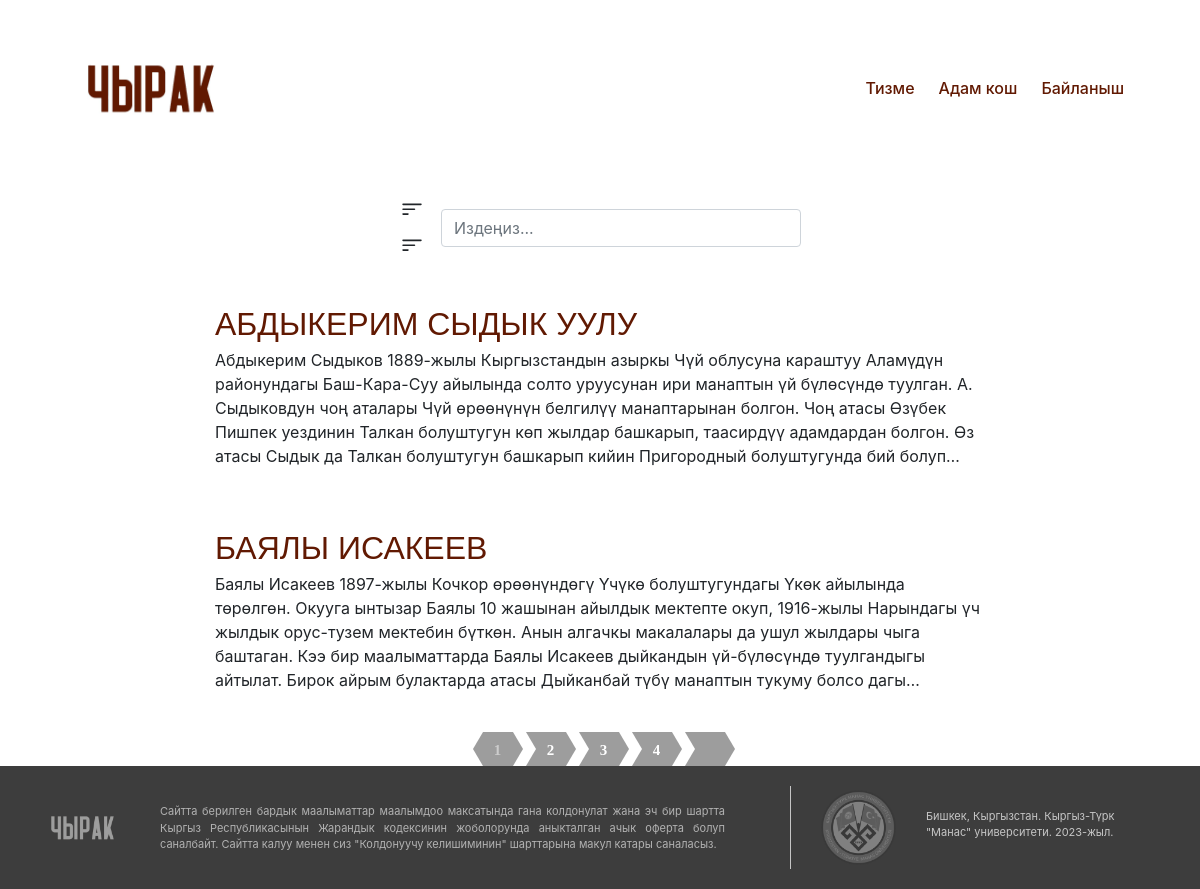
Before: /person/ with the older database file.
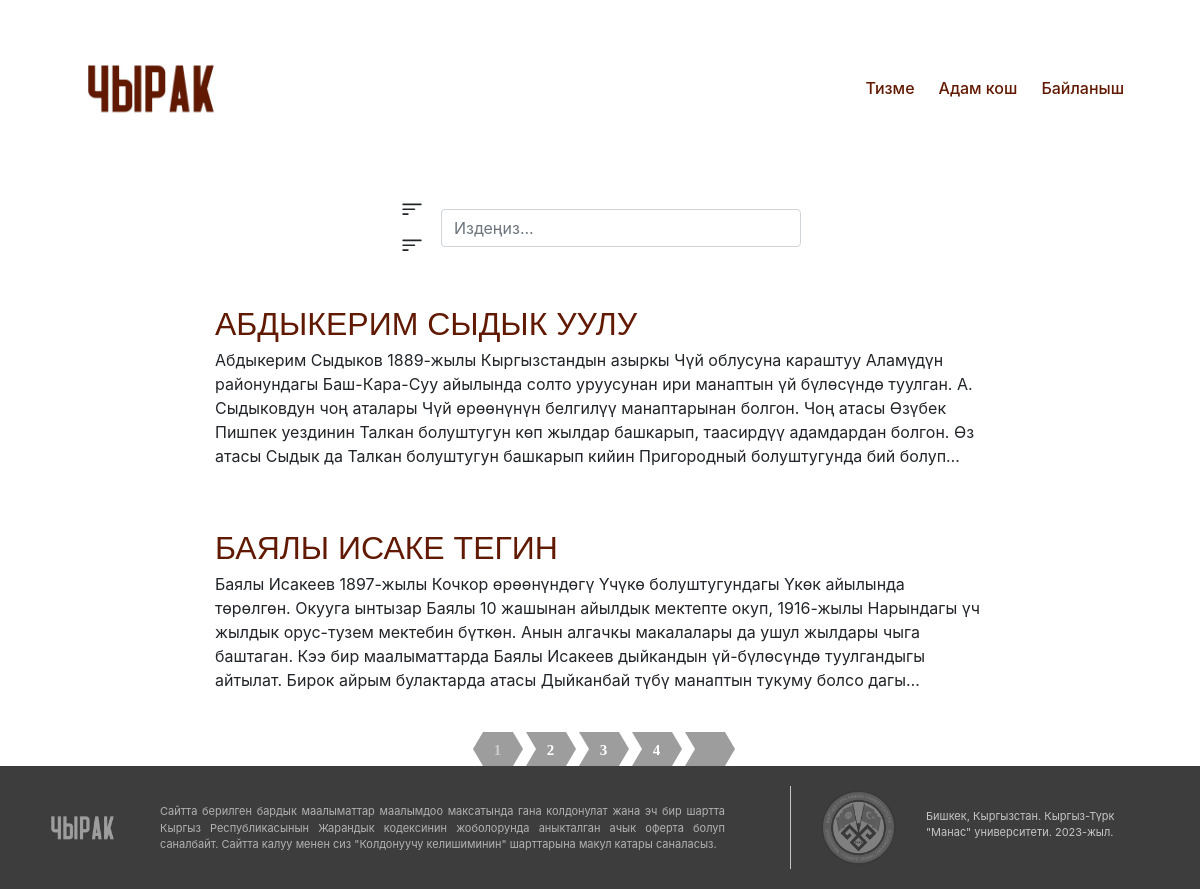
After: the same page with the newer database file.
### person/models.py (models this page shows, shortened)
class Victim(models.Model):
    first_name = models.CharField(max_length=30)
    last_name = models.CharField(max_length=30)
    date_of_birth = models.DateField()
    date_of_death = models.DateField()
    place_of_birth = models.CharField(max_length=30)
    place_of_death = models.CharField(max_length=30)
    nationality = models.TextField(default='', blank=True, null=True)
    blame = models.TextField(blank=True, null=True)
    rehabilitated = models.CharField(max_length=30, blank=True, null=True)
    occupation = models.CharField(max_length=30, blank=True, null=True)
    bedfellow = models.CharField(max_length=30, blank=True, null=True)
    children = models.CharField(max_length=30, blank=True, null=True)
    photo = models.ImageField(upload_to='images/', blank=True, null=True)
    file = models.FileField(upload_to='uploads/%Y/%m/%d/', blank=True, null=True)
    desc_of_photo = models.TextField(default='', blank=True, null=True)
    desc_of_file = models.TextField(default='', blank=True, null=True)
    content = models.TextField(default="", blank=True, null=True)
    date_of_publish = models.DateField(default=datetime.now)
    up_vote = models.IntegerField(default=0)
    is_proven = models.BooleanField(default=False)
    before_edit_content = models.TextField(default="")
    after_edit_content = models.TextField(default="")
    date_of_editing = models.DateField(default=datetime.now)

### list_of_person/views.py (the view)
# urls.py: path('person/', include('list_of_person.urls')),
def list_of_person(request):
    sort_option = request.GET.get('sort_option', 'first_name')
    items = Victim.objects.order_by(sort_option)
    if sort_option.startswith('-'):
        sort_option = sort_option[1:]  # Remove the hyphen
        items = sorted(items, key=lambda x: getattr(x, sort_option), reverse=True)
    else:
        items = sorted(items, key=lambda x: getattr(x, sort_option))
    paginator = Paginator(items, 2)
    page_number = request.GET.get("page")
    page_obj = paginator.get_page(page_number)
    context = {
        "page_obj": page_obj,
        'items': items,
        'sort_option': sort_option,
    }
    return render(request, 'list_of_person.html', context)

### list_of_person/templates/list_of_person.html (shortened to what this page needs)
{% extends 'base.html' %}
{% block content %}
{% load static %}
    <link rel="stylesheet" type="text/css" href="{% static 'list_of_person.css' %}"/>
<div>
    <div class="container d-flex justify-content-center flex-column align-items-center">
        <div class="d-flex justify-content-center flex-row mt-3 align-items-center">
            <form action="{% url 'list_of_person' %}" method="get">
            <div id="sort_option" class="sort-option">
              <div class="option {% if sort_option == 'first_name' %}selected{% endif %}" data-value="first_name">
              </div>
              <div class="option {% if sort_option == '-first_name' %}selected{% endif %}" data-value="-first_name">
              </div>
            </div>
            </form>
            <form method="GET" action="{% url 'search' %}"class=" " style="width: 30vw;">
                <input type="search" name="q" value="{{ request.GET.q }}" class="form-control form-control-dark" placeholder="Издеңиз..." aria-label="Search">
            </form>
        </div>
        <div class="container d-flex justify-content-center flex-column align-items-center">
            {% for person in page_obj %}
                <div class="card border-0 mt-3 " style="width: 75%;">
                    <div class="card-body">
                        <a href="{% url 'person_page' person.id %}" class="card-title fs-2 text-decoration-none" style="color: #611902; text-transform: uppercase; font-family: sans-serif">
                            {{ person.first_name }}
                            {{ person.last_name }}
                        </a>
                        <p class="card-text fs-6" style="
                        display: -webkit-box;
                        -webkit-line-clamp: 5;
                        -webkit-box-orient: vertical;
                        overflow: hidden;
                        text-overflow: ellipsis;">
                            {{ person.content}}
                        </p>
                    </div>
                </div>
            {% endfor %}
            </div>
        </div>
        <div class="pagination">
            <ul>
                {% for num in page_obj.paginator.page_range %}
                    {% if page_obj.number == num %}
                        <li class="active">
                            <a href="?page={{ num }}">{{ num }}</a>
                        </li>
                    {% else %}
                        <li>
                            <a href="?page={{ num }}">
                                {{ num }}
                            </a>
                        </li>
                    {% endif %}
                {% endfor %}
            {% if page_obj.has_next %}
                <li class="next">
                    <a href="{{ page.next_page_number }}">
                    </a>
                </li>
            {% endif %}
            </ul>
        </div>
    </div>
{% endblock %}

Changed rows visible on the page:
changed Victim "БАЯЛЫ": last_name "ИСАКЕЕВ" → "ИСАКЕ ТЕГИН"
